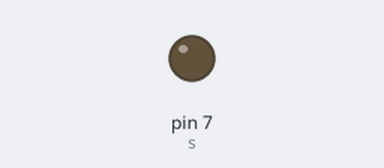
The sketch below on a simulated Arduino Uno, built with avr-gcc and run on an emulated ATmega328P. Parts: output pins drawn as LEDs (lit = HIGH).

Above: at 5.0 s.
At 15.0 s:
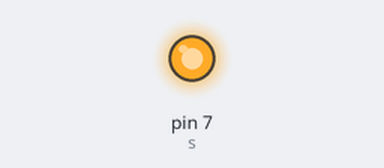
Timing chart, 0 to 26.0 s (numbered marks = the images above):
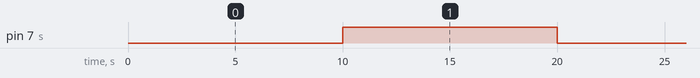

Measured:
- by itself, pin 7 (s): alternates HIGH for 10.0 s and LOW for 10.0 s

The sketch:

Automatic_speed_controller.ino
```cpp
#define s 7
void setup() {
  Serial.begin(9600);
pinMode(s,OUTPUT);
digitalWrite(s,LOW);//ON
}

void loop() {
  delay(10000);
 digitalWrite(s,HIGH);//ON
 delay(10000);
  digitalWrite(s,LOW);//LOW
}
```
